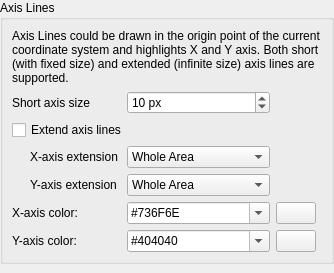
<?xml version="1.0" encoding="UTF-8"?>
<ui version="4.0">
 <class>LC_SettingsPageCoordinateSystemAxisLines</class>
 <widget class="QWidget" name="LC_SettingsPageCoordinateSystemAxisLines">
  <property name="geometry">
   <rect>
    <x>0</x>
    <y>0</y>
    <width>312</width>
    <height>273</height>
   </rect>
  </property>
  <layout class="QGridLayout" name="gridLayout_main">
   <property name="leftMargin">
    <number>0</number>
   </property>
   <property name="topMargin">
    <number>0</number>
   </property>
   <property name="rightMargin">
    <number>0</number>
   </property>
   <property name="bottomMargin">
    <number>0</number>
   </property>
   <item row="0" column="0">
    <widget class="QGroupBox" name="groupBox_9">
     <property name="title">
      <string>Axis Lines</string>
     </property>
     <layout class="QGridLayout" name="gridLayout_ax">
      <item row="6" column="0">
       <widget class="QLabel" name="lAxisYColor">
        <property name="text">
         <string>Y-axis color:</string>
        </property>
        <property name="buddy">
         <cstring>cbAxisYColor</cstring>
        </property>
       </widget>
      </item>
      <item row="3" column="0">
       <widget class="QLabel" name="lXAxisAreas">
        <property name="styleSheet">
         <string notr="true">margin-left:15px</string>
        </property>
        <property name="text">
         <string>X-axis extension</string>
        </property>
        <property name="buddy">
         <cstring>cbXAxisAreas</cstring>
        </property>
       </widget>
      </item>
      <item row="2" column="0" colspan="2">
       <widget class="QCheckBox" name="cbGridExtendAxisLines">
        <property name="toolTip">
         <string>Extend Axis Lines

If checked, axises will be inifinite lines.</string>
        </property>
        <property name="text">
         <string>Extend axis lines</string>
        </property>
       </widget>
      </item>
      <item row="5" column="2">
       <widget class="LC_ColorButton" name="pb_axis_X">
        <property name="toolTip">
         <string>X-Axis Color

Click to select color.</string>
        </property>
       </widget>
      </item>
      <item row="4" column="0">
       <widget class="QLabel" name="lYAxisAreas">
        <property name="styleSheet">
         <string notr="true">margin-left:15px</string>
        </property>
        <property name="text">
         <string>Y-axis extension</string>
        </property>
        <property name="buddy">
         <cstring>cbYAxisAreas</cstring>
        </property>
       </widget>
      </item>
      <item row="6" column="2">
       <widget class="LC_ColorButton" name="pb_axis_Y">
        <property name="toolTip">
         <string>Y-Axis Color

Click to select color.</string>
        </property>
       </widget>
      </item>
      <item row="5" column="1">
       <widget class="QComboBox" name="cbAxisXColor">
        <property name="toolTip">
         <string>X-Axis Color

Color for X axis</string>
        </property>
        <property name="editable">
         <bool>true</bool>
        </property>
        <property name="currentText">
         <string>#736F6E</string>
        </property>
       </widget>
      </item>
      <item row="5" column="0">
       <widget class="QLabel" name="lAxisXColor">
        <property name="text">
         <string>X-axis color:</string>
        </property>
        <property name="buddy">
         <cstring>cbAxisXColor</cstring>
        </property>
       </widget>
      </item>
      <item row="1" column="0">
       <widget class="QLabel" name="lAxisSize">
        <property name="text">
         <string>Short axis size</string>
        </property>
        <property name="buddy">
         <cstring>sbAxisSize</cstring>
        </property>
       </widget>
      </item>
      <item row="5" column="3">
       <spacer name="horizontalSpacer">
        <property name="orientation">
         <enum>Qt::Orientation::Horizontal</enum>
        </property>
        <property name="sizeHint" stdset="0">
         <size>
          <width>0</width>
          <height>0</height>
         </size>
        </property>
       </spacer>
      </item>
      <item row="4" column="1">
       <widget class="QComboBox" name="cbYAxisAreas">
        <property name="toolTip">
         <string>Y-Axis Extension Mode

Defines how to draw extended Y axis</string>
        </property>
        <item>
         <property name="text">
          <string>Whole Area</string>
         </property>
        </item>
        <item>
         <property name="text">
          <string>Positive Values Area</string>
         </property>
        </item>
       </widget>
      </item>
      <item row="3" column="1">
       <widget class="QComboBox" name="cbXAxisAreas">
        <property name="toolTip">
         <string>X-Axis Extension Mode

Defines how to draw extended X axis</string>
        </property>
        <item>
         <property name="text">
          <string>Whole Area</string>
         </property>
        </item>
        <item>
         <property name="text">
          <string>Positive Values Area</string>
         </property>
        </item>
       </widget>
      </item>
      <item row="6" column="1">
       <widget class="QComboBox" name="cbAxisYColor">
        <property name="toolTip">
         <string>Y-Axis Color

Color for Y axis</string>
        </property>
        <property name="editable">
         <bool>true</bool>
        </property>
        <property name="currentText">
         <string>#404040</string>
        </property>
       </widget>
      </item>
      <item row="1" column="1">
       <widget class="QSpinBox" name="sbAxisSize">
        <property name="toolTip">
         <string>Short Axis Line Size

Size of fixed Axis Lines drawn in absolute zero point</string>
        </property>
        <property name="suffix">
         <string> px</string>
        </property>
        <property name="maximum">
         <number>150</number>
        </property>
        <property name="value">
         <number>10</number>
        </property>
       </widget>
      </item>
      <item row="0" column="0" colspan="4">
       <widget class="QLabel" name="label">
        <property name="text">
         <string>Axis Lines could be drawn in the origin point of the current coordinate system and highlights X and Y axis. Both short (with fixed size) and extended (infinite size) axis lines are supported.</string>
        </property>
        <property name="wordWrap">
         <bool>true</bool>
        </property>
       </widget>
      </item>
     </layout>
    </widget>
   </item>
   <item row="1" column="0">
    <spacer name="verticalSpacer">
     <property name="orientation">
      <enum>Qt::Orientation::Vertical</enum>
     </property>
     <property name="sizeHint" stdset="0">
      <size>
       <width>0</width>
       <height>0</height>
      </size>
     </property>
    </spacer>
   </item>
  </layout>
 </widget>
 <customwidgets>
  <customwidget>
   <class>LC_ColorButton</class>
   <extends>QPushButton</extends>
   <header>lc_color_button.h</header>
  </customwidget>
 </customwidgets>
 <resources/>
 <connections/>
</ui>
